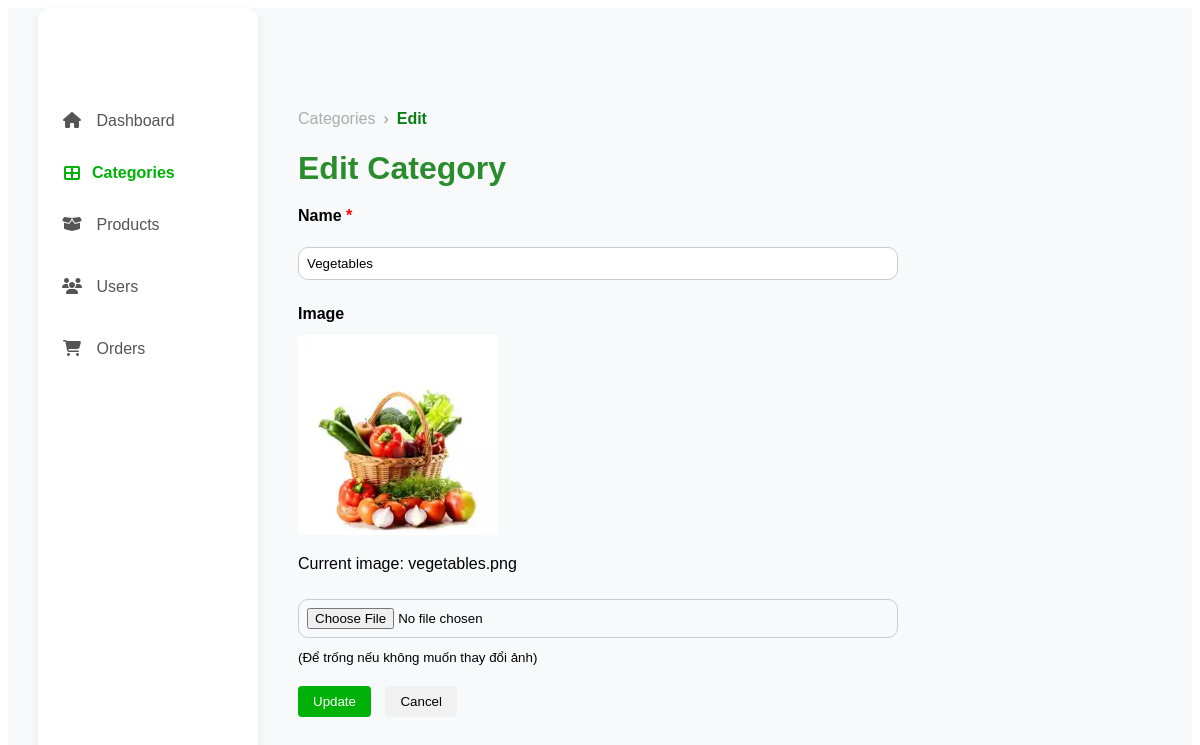
The page /Admin/category_edit.php?id=1 (signed in) on the database its author committed.
### tables this page shows
CREATE TABLE `categories` (
  `id` int(11) NOT NULL,
  `name` varchar(255) NOT NULL,
  `image` varchar(255) DEFAULT NULL
);

### Admin/category_edit.php (the view, shortened to what this page needs)
<?php
include 'includes/header.php';
$category_id = isset($_GET['id']) ? intval($_GET['id']) : 0;
$stmt = $conn->prepare("SELECT * FROM categories WHERE id = ?");
$stmt->bind_param("i", $category_id);
$stmt->execute();
$category = $stmt->get_result()->fetch_assoc();
?>
  <main class="main-content-add">
    <nav class="breadcrumb">
      <a href="category.php">Categories</a>
      <span class="separator">›</span>
      <span class="current">Edit</span>
    </nav>
      <h1>Edit Category</h1>
    <form method="POST" enctype="multipart/form-data">
      <label for="name">Name <span style="color: red">*</span></label>
      <input type="text" id="name" name="name" value="<?php echo htmlspecialchars($category['name']); ?>" required>
      <label for="image">Image</label>
      <?php if ($category['image']): ?>
        <div style="margin: 10px 0;">
          <img src="uploads/<?php echo htmlspecialchars($category['image']); ?>" alt="Current image" style="max-width: 200px;">
          <p>Current image: <?php echo htmlspecialchars($category['image']); ?></p>
        </div>
      <?php endif; ?>
      <input type="file" id="image" name="image">
      <small>(Để trống nếu không muốn thay đổi ảnh)</small>
      <div class="form-actions">
        <button type="submit" class="btn-create">Update</button>
        <button type="button" class="btn-cancel" onclick="window.location.href='category.php'">Cancel</button>
      </div>
    </form>
  </main>
  <?php
  include 'includes/footer.php';
  ?>

### Admin/assets/style.css (style rules this page uses)
.main-content-add { padding: 40px; flex: 1; }
.breadcrumb { display: flex; align-items: center; font-size: 16px; font-weight: 500; padding: 62px 0; color: #555; }
.breadcrumb a { text-decoration: none; color: #adadae; transition: color 0.2s; }
.breadcrumb .separator { margin: 0 8px; color: #999; }
.breadcrumb .current { color: #0a7d14; font-weight: bold; }
.form-actions { margin-top: 20px; }
.form-actions button { padding: 10px 25px; margin-right: 10px; border: none; border-radius: 4px; cursor: pointer; }
.btn-create { background-color: #00b207; color: white; }
.btn-another, .btn-cancel { background-color: #f1f1f1; }

### Admin/category_edit.php (style rules this page uses)
h1 { margin: -40px 0 20px; color:rgb(42, 140, 45); }
label { display: block; margin-top: 15px; margin-bottom: 12px; font-weight: bold; }
form { max-width: 600px; }
input, select, textarea { width: 100%; padding: 8px; margin-top: 10px; margin-bottom: 10px; border-radius: 10px; border: 1px solid #ccc; box-sizing: border-box; }
.form-actions { margin-top: 20px; }
.form-actions button { padding: 8px 15px; margin-right: 10px; border: none; border-radius: 4px; cursor: pointer; }
.btn-create { background-color: #00b207; color: white; }
.btn-another, .btn-cancel { background-color: #f1f1f1; }

### rows shown on the page
categories: name "Vegetables", image (picture), image "vegetables.png"

### other values the page prints
$menu['name'] "Dashboard"
$menu['name'] "Categories"
$menu['name'] "Products"
$menu['name'] "Users"
$menu['name'] "Orders"
